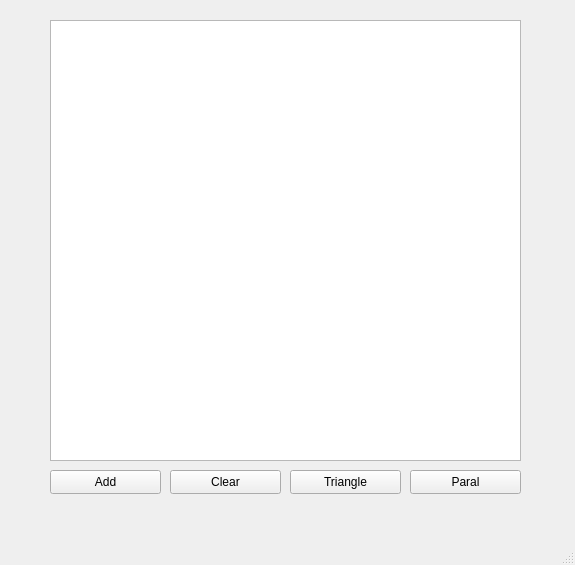
<?xml version="1.0" encoding="UTF-8"?>
<ui version="4.0">
 <class>MainWindow</class>
 <widget class="QMainWindow" name="MainWindow">
  <property name="geometry">
   <rect>
    <x>0</x>
    <y>0</y>
    <width>575</width>
    <height>565</height>
   </rect>
  </property>
  <property name="windowTitle">
   <string>MainWindow</string>
  </property>
  <widget class="QWidget" name="centralwidget">
   <widget class="QGraphicsView" name="graphicsView">
    <property name="geometry">
     <rect>
      <x>50</x>
      <y>20</y>
      <width>471</width>
      <height>441</height>
     </rect>
    </property>
   </widget>
   <widget class="QPushButton" name="btnAdd">
    <property name="geometry">
     <rect>
      <x>50</x>
      <y>470</y>
      <width>111</width>
      <height>24</height>
     </rect>
    </property>
    <property name="text">
     <string>Add</string>
    </property>
   </widget>
   <widget class="QPushButton" name="btnTriangle">
    <property name="geometry">
     <rect>
      <x>290</x>
      <y>470</y>
      <width>111</width>
      <height>24</height>
     </rect>
    </property>
    <property name="text">
     <string>Triangle</string>
    </property>
   </widget>
   <widget class="QPushButton" name="btnParallelogram">
    <property name="geometry">
     <rect>
      <x>410</x>
      <y>470</y>
      <width>111</width>
      <height>24</height>
     </rect>
    </property>
    <property name="text">
     <string>Paral</string>
    </property>
   </widget>
   <widget class="QPushButton" name="btnClear">
    <property name="geometry">
     <rect>
      <x>170</x>
      <y>470</y>
      <width>111</width>
      <height>24</height>
     </rect>
    </property>
    <property name="text">
     <string>Clear</string>
    </property>
   </widget>
  </widget>
  <widget class="QMenuBar" name="menubar">
   <property name="geometry">
    <rect>
     <x>0</x>
     <y>0</y>
     <width>575</width>
     <height>21</height>
    </rect>
   </property>
  </widget>
  <widget class="QStatusBar" name="statusbar"/>
 </widget>
 <resources/>
 <connections/>
</ui>
